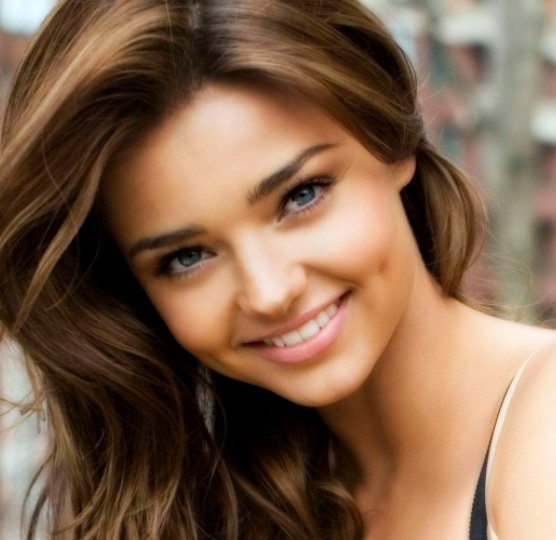
#> input picture examples/221208/face.png, 556 x 540 px
$ python face1.py
#> lines starting #> are read from the running program, lines starting #| are printed output that depends on the picture
import cv2
import numpy as np

# https://github.com/opencv/opencv/tree/master/data/haarcascades 다른cascade

# creating face_cascade and eye_cascade objects
face_cascade = cv2.CascadeClassifier('./haarcascade_frontalface_default.xml')
eye_cascade = cv2.CascadeClassifier('./haarcascade_eye.xml')

# 얼굴이미지 가져오기
img = cv2.imread('./face.png')
#> img is the input picture: shape (540, 556, 3); mean B, G, R 75.9, 99.1, 128.8

# print(img.shape)
# cv2.imshow('image show', img)
# cv2.waitKey(0)

# Converting the image into grayscale
gray = cv2.cvtColor(img, cv2.COLOR_BGR2GRAY)
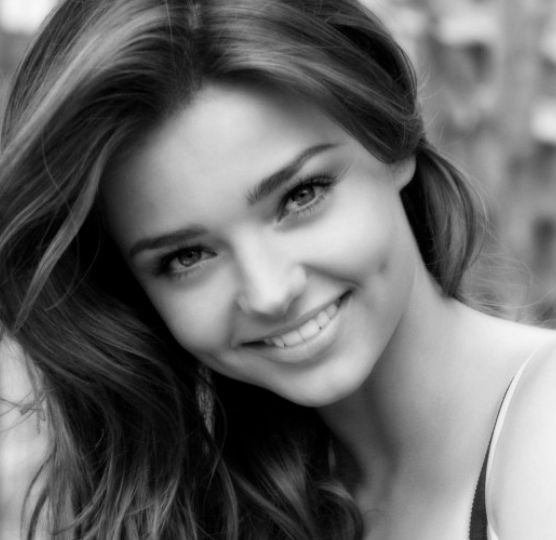
#> gray: shape (540, 556); min 0, max 248, mean 105.3

faces = face_cascade.detectMultiScale(gray, 1.1, 4)  # 4 = 박스4개나오게 하는것
#> faces = ()
print(faces)

# [68 lines of commented-out code are left out]

$ run again, with examples/221208/ex_image.png copied over examples/221208/face.png
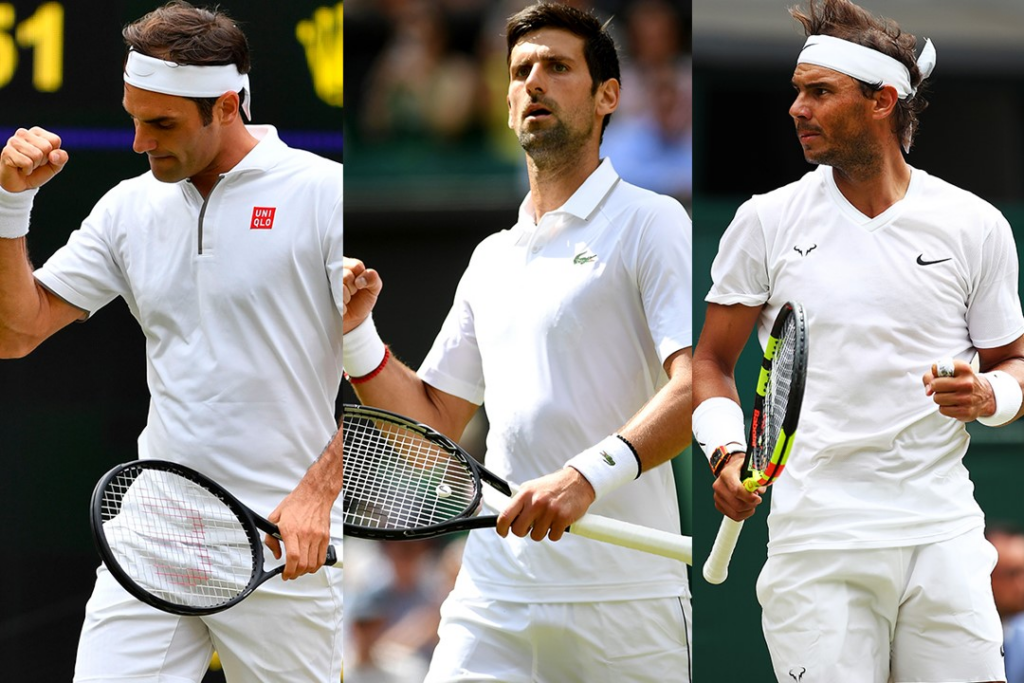
#> input picture examples/221208/ex_image.png, 1024 x 683 px
#> img is the input picture: shape (683, 1024, 3); mean B, G, R 130.2, 135.3, 140.5
#> `gray = cv2.cvtColor(img, cv2.COLOR_BGR2GRAY)`:
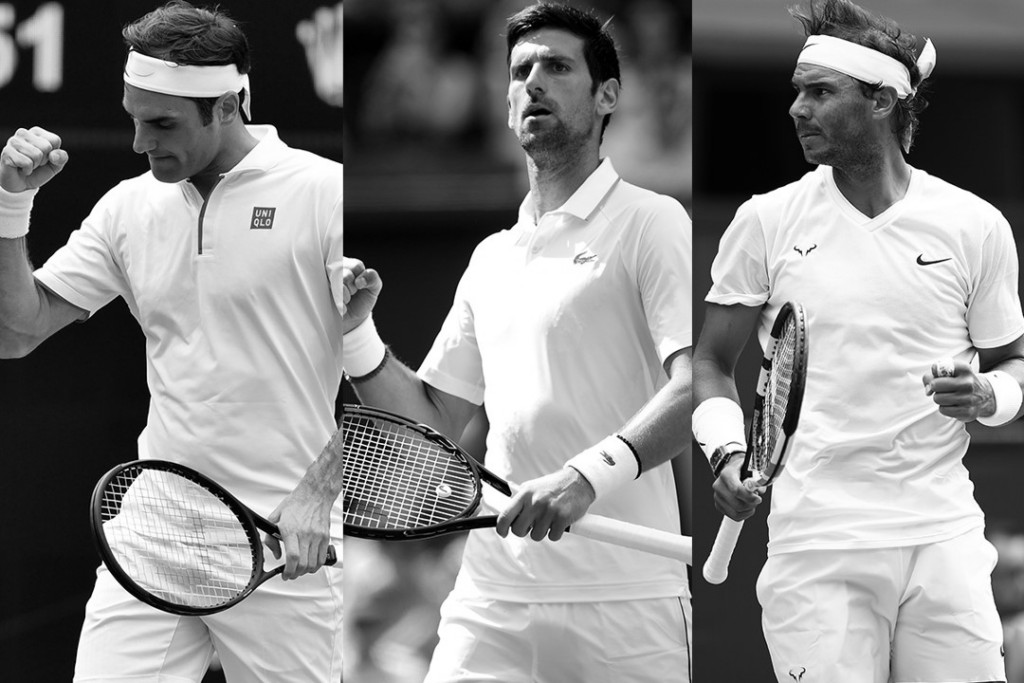
#> gray: shape (683, 1024); min 0, max 255, mean 136.3
#> faces = [[483, 26, 111, 111], [810, 606, 70, 70]]
#| [[483  26 111 111]
#|  [810 606  70  70]]
